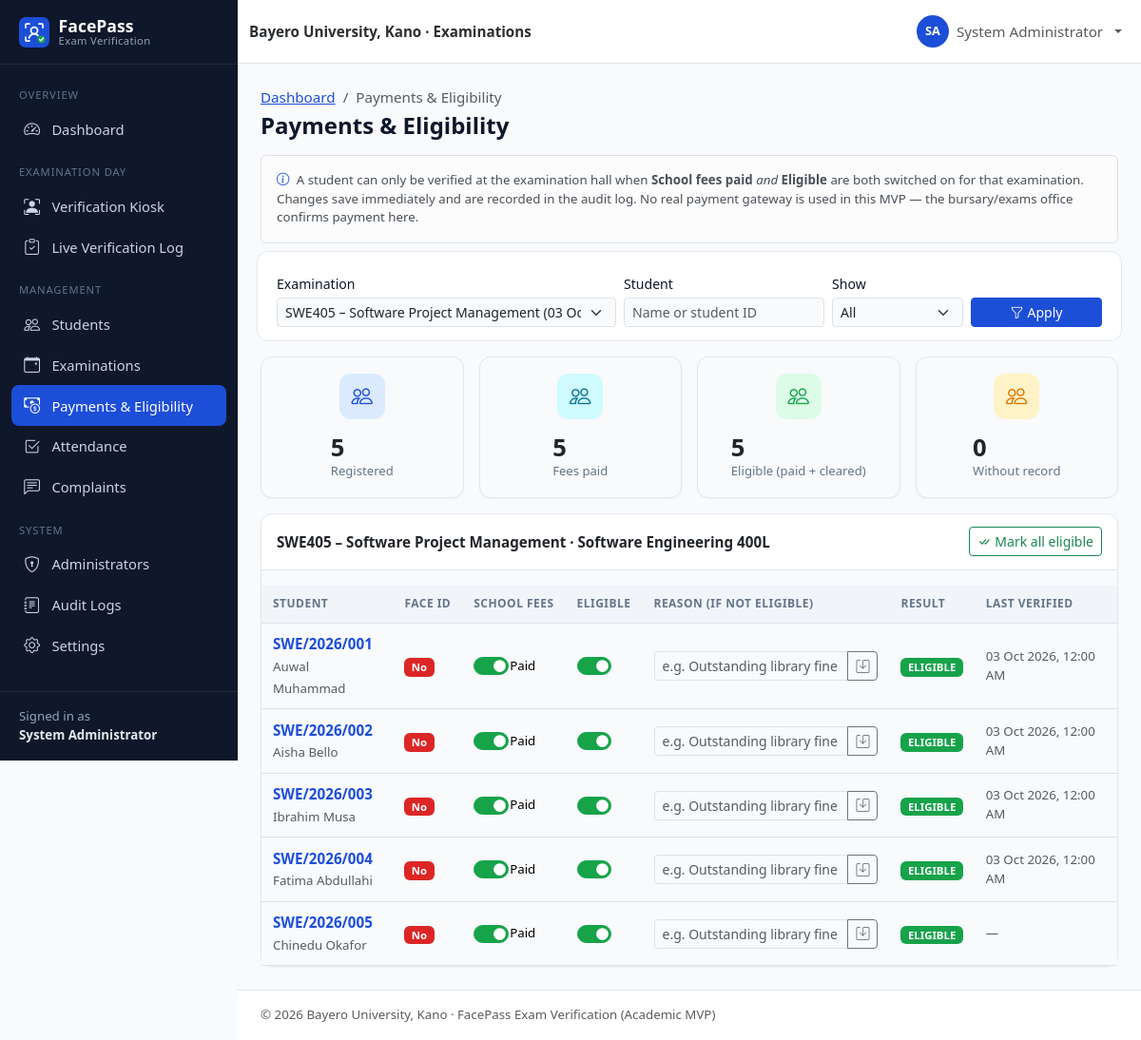
The page /admin/payments.php?exam_id=3 (signed in) on the database its author committed.
### tables this page shows
CREATE TABLE users (
    id               INT UNSIGNED NOT NULL AUTO_INCREMENT,
    student_id       VARCHAR(30)  NULL,                 
    first_name       VARCHAR(60)  NOT NULL,
    last_name        VARCHAR(60)  NOT NULL,
    email            VARCHAR(120) NOT NULL,
    phone            VARCHAR(20)  NULL,
    password         VARCHAR(255) NOT NULL,             
    role             ENUM('admin','student') NOT NULL DEFAULT 'student',
    department       VARCHAR(100) NULL,
    level            VARCHAR(10)  NULL,                 
    faculty          VARCHAR(100) NULL,
    face_registered  TINYINT(1)   NOT NULL DEFAULT 0,
    account_status   ENUM('active','inactive','suspended') NOT NULL DEFAULT 'active',
    created_at       TIMESTAMP    NOT NULL DEFAULT CURRENT_TIMESTAMP,
    updated_at       TIMESTAMP    NOT NULL DEFAULT CURRENT_TIMESTAMP ON UPDATE CURRENT_TIMESTAMP,
    PRIMARY KEY (id),
    UNIQUE KEY uq_users_student_id (student_id),
    UNIQUE KEY uq_users_email (email),
    KEY idx_users_role (role),
    KEY idx_users_dept_level (department, level),
    KEY idx_users_status (account_status)
);

CREATE TABLE examinations (
    id            INT UNSIGNED NOT NULL AUTO_INCREMENT,
    course_code   VARCHAR(20)  NOT NULL,
    course_title  VARCHAR(150) NOT NULL,
    department    VARCHAR(100) NOT NULL,
    level         VARCHAR(10)  NOT NULL,
    exam_date     DATE         NOT NULL,
    start_time    TIME         NOT NULL,
    end_time      TIME         NOT NULL,
    venue         VARCHAR(120) NOT NULL,
    status        ENUM('scheduled','ongoing','completed','cancelled') NOT NULL DEFAULT 'scheduled',
    created_at    TIMESTAMP    NOT NULL DEFAULT CURRENT_TIMESTAMP,
    updated_at    TIMESTAMP    NOT NULL DEFAULT CURRENT_TIMESTAMP ON UPDATE CURRENT_TIMESTAMP,
    PRIMARY KEY (id),
    KEY idx_exams_date (exam_date),
    KEY idx_exams_status (status),
    KEY idx_exams_dept_level (department, level)
);

CREATE TABLE exam_eligibility (
    id                INT UNSIGNED NOT NULL AUTO_INCREMENT,
    student_id        INT UNSIGNED NOT NULL,            
    exam_id           INT UNSIGNED NOT NULL,            
    school_fees_paid  TINYINT(1)   NOT NULL DEFAULT 0,
    eligible          TINYINT(1)   NOT NULL DEFAULT 0,
    reason            VARCHAR(255) NULL,                
    verified_at       DATETIME     NULL,                
    created_at        TIMESTAMP    NOT NULL DEFAULT CURRENT_TIMESTAMP,
    PRIMARY KEY (id),
    UNIQUE KEY uq_eligibility_student_exam (student_id, exam_id),
    KEY idx_eligibility_exam (exam_id),
    CONSTRAINT fk_eligibility_student FOREIGN KEY (student_id)
        REFERENCES users (id) ON DELETE CASCADE ON UPDATE CASCADE,
    CONSTRAINT fk_eligibility_exam FOREIGN KEY (exam_id)
        REFERENCES examinations (id) ON DELETE CASCADE ON UPDATE CASCADE
);

### admin/payments.php (the view, shortened to what the rows shown need)
<?php
requireAdmin();
$pdo = db();
$examId = is_post() ? post_int('exam_id') : get_int('exam_id');
$exam = $examId ? find_exam($examId) : null;
$rows = [];
$totals = ['registered' => 0, 'paid' => 0, 'eligible' => 0, 'missing' => 0];
if ($exam) {
    $where = "(el.id IS NOT NULL OR (u.department = ? AND u.level = ? AND u.account_status = 'active'))";
    $params = [$exam['id'], $exam['department'], $exam['level']];
    $stmt = $pdo->prepare(
        "SELECT u.id, u.student_id, u.first_name, u.last_name, u.department, u.level, u.face_registered, u.account_status,
                el.id AS elig_id, el.school_fees_paid, el.eligible, el.reason, el.verified_at
         FROM users u
         LEFT JOIN exam_eligibility el ON el.student_id = u.id AND el.exam_id = ?
         WHERE u.role = 'student' AND $where
         ORDER BY u.student_id"
    );
    $stmt->execute($params);
    foreach ($stmt->fetchAll() as $r) {
        if ($r['elig_id']) {
            $totals['registered']++;
            $totals['paid'] += (int) $r['school_fees_paid'];
            $totals['eligible'] += (int) ($r['school_fees_paid'] && $r['eligible']);
        } else {
            $totals['missing']++;
        }
        $rows[] = $r;
    }
}
$pageTitle = 'Payments & Eligibility';
$breadcrumbs = ['Dashboard' => 'admin/dashboard.php', 'Payments & Eligibility' => null];
require __DIR__ . '/../includes/header.php';
?>
<?php if (!$exam): ?>
    <div class="empty-state card"><i class="bi bi-calendar-x"></i>Create an examination first.</div>
<?php else: ?>
    <div class="row g-3 mb-3">
        <?php foreach ([['Registered', $totals['registered'], 'primary'], ['Fees paid', $totals['paid'], 'info'],
                        ['Eligible (paid + cleared)', $totals['eligible'], 'success'], ['Without record', $totals['missing'], 'warning']] as [$l, $v, $c]): ?>
            <div class="col-6 col-md-3"><div class="card stat-card"><div class="stat-icon bg-<?= $c ?>-soft"><i class="bi bi-people"></i></div>
                <div><div class="stat-value" data-total="<?= e($l) ?>"><?= (int) $v ?></div><div class="stat-label"><?= e($l) ?></div></div></div></div>
        <?php endforeach; ?>
    </div>
    <div class="card">
        <div class="card-header d-flex flex-wrap gap-2 justify-content-between align-items-center">
            <span><?= e($exam['course_code'] . ' – ' . $exam['course_title']) ?> · <?= e($exam['department']) ?> <?= e($exam['level']) ?>L</span>
            <div class="d-flex gap-2">
                <form method="post" data-confirm="Mark ALL registered students as paid and eligible for this examination?" data-confirm-class="btn-success" data-confirm-label="Mark all">
                    <button class="btn btn-sm btn-outline-success" name="action" value="all_eligible"><i class="bi bi-check-all me-1"></i>Mark all eligible</button></form>
            </div>
        </div>
        <div id="paymentAlert" class="px-3 pt-3"></div>
        <div class="table-responsive">
            <table class="table align-middle table-card" id="eligibilityTable" data-exam-id="<?= (int) $exam['id'] ?>">
                <thead><tr><th>Student</th><th>Face ID</th><th>School Fees</th><th>Eligible</th><th>Reason (if not eligible)</th><th>Result</th><th>Last verified</th></tr></thead>
                <tbody>
                <?php foreach ($rows as $r): $ok = $r['elig_id'] && $r['school_fees_paid'] && $r['eligible']; ?>
                    <tr data-student-id="<?= (int) $r['id'] ?>">
                        <td><a href="<?= e(url('admin/student-view.php?id=' . $r['id'])) ?>" class="fw-semibold text-decoration-none"><?= e($r['student_id']) ?></a><br>
                            <span class="small text-muted"><?= e(full_name($r)) ?></span>
                            <?php if ($r['account_status'] !== 'active'): ?><?= status_badge($r['account_status']) ?><?php endif; ?></td>
                        <td><?= yes_no_badge($r['face_registered'], 'Yes', 'No') ?></td>
                        <td>
                            <div class="form-check form-switch eligibility-switch">
                                <input class="form-check-input js-elig" type="checkbox" role="switch" data-field="school_fees_paid"
                                       aria-label="School fees paid" <?= $r['school_fees_paid'] ? 'checked' : '' ?>>
                                <span class="small js-paid-label"><?= $r['school_fees_paid'] ? 'Paid' : 'Not paid' ?></span>
                            </div>
                        </td>
                        <td>
                            <div class="form-check form-switch eligibility-switch">
                                <input class="form-check-input js-elig" type="checkbox" role="switch" data-field="eligible"
                                       aria-label="Eligible" <?= $r['eligible'] ? 'checked' : '' ?>>
                            </div>
                        </td>
                        <td style="min-width:220px">
                            <div class="input-group input-group-sm">
                                <input type="text" class="form-control js-reason" maxlength="255" value="<?= e($r['reason']) ?>" placeholder="e.g. Outstanding library fine">
                                <button class="btn btn-outline-secondary js-save-reason" type="button" title="Save reason"><i class="bi bi-save"></i></button>
                            </div>
                        </td>
                        <td class="js-result"><?= $r['elig_id'] ? ($ok ? '<span class="badge bg-success">ELIGIBLE</span>' : '<span class="badge bg-danger">NOT ELIGIBLE</span>') : '<span class="badge bg-light text-dark">No record</span>' ?></td>
                        <td class="small text-muted"><?= e(fmt_datetime($r['verified_at'])) ?></td>
                    </tr>
                <?php endforeach; ?>
                </tbody>
            </table>
        </div>
    </div>
<?php endif; ?>
<?php require __DIR__ . '/../includes/footer.php'; ?>

### includes/header.php (shortened to what the rows shown need)
<?php
$pageTitle = $pageTitle ?? APP_NAME;
$layout = $layout ?? 'app';
$breadcrumbs = $breadcrumbs ?? [];
$bodyClass = $bodyClass ?? '';
$user = current_user();
$role = $user['role'] ?? null;
?>
<!doctype html>
<html lang="en">
<head>
    <link rel="stylesheet" href="<?= e(url('assets/vendor/bootstrap/bootstrap.min.css')) ?>">
    <link rel="stylesheet" href="<?= e(url('assets/vendor/bootstrap-icons/bootstrap-icons.min.css')) ?>">
    <link rel="stylesheet" href="<?= e(url('assets/css/style.css')) ?>">
    <?php if ($role === 'admin'): ?>
        <link rel="stylesheet" href="<?= e(url('assets/css/admin.css')) ?>">
    <?php elseif ($role === 'student'): ?>
        <link rel="stylesheet" href="<?= e(url('assets/css/student.css')) ?>">
    <?php endif; ?>
</head>
<body class="<?= e(trim("layout-$layout $bodyClass")) ?>">
<?php if ($layout === 'app' && $user): ?>
<div class="app-shell">
    <?php require __DIR__ . '/sidebar.php'; ?>
    <div class="app-main">
        <nav class="navbar navbar-expand bg-white border-bottom app-topbar sticky-top">
            <div class="container-fluid">
                <span class="navbar-text fw-semibold text-secondary-emphasis d-none d-sm-inline">
                    <?= e(INSTITUTION_NAME) ?> · Examinations
                </span>
                <ul class="navbar-nav ms-auto align-items-center">
                    <li class="nav-item dropdown">
                        <a class="nav-link dropdown-toggle d-flex align-items-center gap-2" href="#" role="button"
                           data-bs-toggle="dropdown" aria-expanded="false">
                            <span class="avatar-circle"><?= e(strtoupper(substr($user['first_name'], 0, 1) . substr($user['last_name'], 0, 1))) ?></span>
                            <span class="d-none d-md-inline"><?= e(full_name($user)) ?></span>
                        </a>
                    </li>
                </ul>
            </div>
        </nav>
        <main class="app-content container-fluid">
            <div class="d-flex flex-wrap justify-content-between align-items-center mb-3 gap-2">
                <div>
                    <?php if ($breadcrumbs): ?>
                        <nav aria-label="breadcrumb">
                            <ol class="breadcrumb small mb-1">
                                <?php foreach ($breadcrumbs as $label => $link): ?>
                                    <?php if ($link): ?>
                                        <li class="breadcrumb-item"><a href="<?= e(url($link)) ?>"><?= e($label) ?></a></li>
                                    <?php else: ?>
                                        <li class="breadcrumb-item active" aria-current="page"><?= e($label) ?></li>
                                    <?php endif; ?>
                                <?php endforeach; ?>
                            </ol>
                        </nav>
                    <?php endif; ?>
                    <h1 class="h4 mb-0 page-title"><?= e($pageTitle) ?></h1>
                </div>
            </div>
<?php else: ?>
<main class="plain-content">
<?php endif; ?>

### includes/sidebar.php (shortened to what the rows shown need)
<?php
$current = str_replace('\\', '/', $_SERVER['SCRIPT_NAME'] ?? '');
if (($user['role'] ?? '') === 'admin') {
    $menu = [
        'Overview' => [
            ['admin/dashboard.php', 'bi-speedometer2', 'Dashboard'],
        ],
        'Examination Day' => [
            ['verification/index.php', 'bi-person-bounding-box', 'Verification Kiosk'],
            ['verification/result.php', 'bi-clipboard-check', 'Live Verification Log'],
        ],
        'Management' => [
            ['admin/students.php', 'bi-people', 'Students'],
            ['admin/examinations.php', 'bi-calendar-event', 'Examinations'],
            ['admin/payments.php', 'bi-cash-coin', 'Payments & Eligibility'],
            ['admin/attendance.php', 'bi-check2-square', 'Attendance'],
            ['admin/complaints.php', 'bi-chat-left-text', 'Complaints'],
        ],
        'System' => [
            ['admin/users.php', 'bi-shield-lock', 'Administrators'],
            ['admin/audit-logs.php', 'bi-journal-text', 'Audit Logs'],
            ['admin/settings.php', 'bi-gear', 'Settings'],
        ],
    ];
    $aliases = [
        'admin/student-view.php' => 'admin/students.php',
        'admin/enroll-face.php' => 'admin/students.php',
        'auth/register.php' => 'admin/students.php',
        'admin/examination-create.php' => 'admin/examinations.php',
    ];
}
$isActive = function (string $path) use ($current, $aliases): bool {
    foreach ($aliases as $child => $parent) {
        if ($parent === $path && str_ends_with($current, '/' . $child)) {
            return true;
        }
    }
    return str_ends_with($current, '/' . $path);
};
?>
<aside class="offcanvas-lg offcanvas-start app-sidebar" tabindex="-1" id="appSidebar" aria-labelledby="appSidebarLabel">
    <div class="offcanvas-body flex-column p-0">
        <div class="sidebar-desktop-brand d-none d-lg-block">
            <a class="sidebar-brand" href="<?= e(url('index.php')) ?>">
                <img src="<?= e(url('assets/images/logo.svg')) ?>" alt="" width="32" height="32">
                <span>FacePass<small>Exam Verification</small></span>
            </a>
        </div>
        <nav class="sidebar-nav">
            <?php foreach ($menu as $section => $items): ?>
                <div class="sidebar-section"><?= e($section) ?></div>
                <?php foreach ($items as [$path, $icon, $label]): ?>
                    <a class="sidebar-link<?= $isActive($path) ? ' active' : '' ?>" href="<?= e(url($path)) ?>">
                        <i class="bi <?= e($icon) ?>"></i><span><?= e($label) ?></span>
                    </a>
                <?php endforeach; ?>
            <?php endforeach; ?>
        </nav>
        <div class="sidebar-footer small">
            Signed in as<br><strong><?= e(full_name($user)) ?></strong>
        </div>
    </div>
</aside>

### includes/functions.php (shortened to what the rows shown need)
<?php
function e($value): string
{
    return htmlspecialchars((string) ($value ?? ''), ENT_QUOTES | ENT_SUBSTITUTE, 'UTF-8');
}
function base_url(): string
{
    static $base = null;
    if ($base !== null) {
        return $base;
    }
    $docRoot = realpath($_SERVER['DOCUMENT_ROOT'] ?? '') ?: '';
    $root = realpath(ROOT_PATH) ?: ROOT_PATH;
    $docRoot = str_replace('\\', '/', $docRoot);
    $root = str_replace('\\', '/', $root);
    $relative = '';
    if ($docRoot !== '' && stripos($root, $docRoot) === 0) {
        $relative = trim(substr($root, strlen($docRoot)), '/');
    }
    $base = $relative === '' ? '' : '/' . $relative;
    return $base;
}
function url(string $path = ''): string
{
    return base_url() . '/' . ltrim($path, '/');
}
function get_int(string $key, int $default = 0): int
{
    $value = filter_var($_GET[$key] ?? null, FILTER_VALIDATE_INT);
    return $value === false || $value === null ? $default : $value;
}
function is_post(): bool
{
    return ($_SERVER['REQUEST_METHOD'] ?? 'GET') === 'POST';
}
function find_exam(int $id): ?array
{
    $stmt = db()->prepare('SELECT * FROM examinations WHERE id = ?');
    $stmt->execute([$id]);
    return $stmt->fetch() ?: null;
}
function full_name(array $row): string
{
    return trim(($row['first_name'] ?? '') . ' ' . ($row['last_name'] ?? ''));
}
function fmt_datetime(?string $dt): string
{
    return $dt ? date('d M Y, g:i A', strtotime($dt)) : '—';
}
function yes_no_badge($value, string $yes = 'Yes', string $no = 'No'): string
{
    return $value
        ? '<span class="badge bg-success">' . e($yes) . '</span>'
        : '<span class="badge bg-danger">' . e($no) . '</span>';
}

### rows shown on the page
users: full_name($user) "System Administrator", first_name+last_name "SA"
examinations: course_code+course_title "SWE405 – Software Project Management", department "Software Engineering", level "400"
exam_eligibility: student.student_id "SWE/2026/001", student.last_name "Auwal Muhammad", school_fees_paid "☑", shows "Paid", eligible "☑", shows "ELIGIBLE", verified_at "03 Oct 2026, 12:00 AM"
exam_eligibility: student.student_id "SWE/2026/002", student.last_name "Aisha Bello", school_fees_paid "☑", shows "Paid", eligible "☑", shows "ELIGIBLE", verified_at "03 Oct 2026, 12:00 AM"
exam_eligibility: student.student_id "SWE/2026/003", student.last_name "Ibrahim Musa", school_fees_paid "☑", shows "Paid", eligible "☑", shows "ELIGIBLE", verified_at "03 Oct 2026, 12:00 AM"
exam_eligibility: student.student_id "SWE/2026/004", student.last_name "Fatima Abdullahi", school_fees_paid "☑", shows "Paid", eligible "☑", shows "ELIGIBLE", verified_at "03 Oct 2026, 12:00 AM"
exam_eligibility: student.student_id "SWE/2026/005", student.last_name "Chinedu Okafor", school_fees_paid "☑", shows "Paid", eligible "☑", shows "ELIGIBLE", verified_at "—"

### other values the page prints
$section "OVERVIEW"
$label "Dashboard"
$section "EXAMINATION DAY"
$label "Verification Kiosk"
$label "Live Verification Log"
$section "MANAGEMENT"
$label "Students"
$label "Examinations"
$label "Payments & Eligibility"
$label "Attendance"
$label "Complaints"
$section "SYSTEM"
$label "Administrators"
$label "Audit Logs"
$label "Settings"
